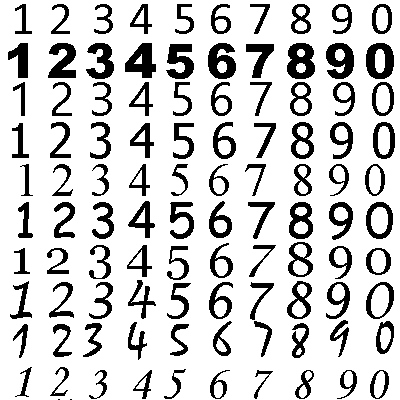
#> input picture learn/input/all.bmp, 400 x 400 px
$ python model.py
#> lines starting #> are read from the running program, lines starting #| are printed output that depends on the picture; after the words box and inside, x2 and y2 are one past the last pixel; in counts of white or black regions, pixels touching at a corner belong together
from PIL import Image
import numpy as np
from pprint import pprint


def get_image(path):
#> called with path = 'learn/input/all.bmp'
    input_set = Image.open(path)
#> input_set is the input picture: PIL image 400x400 P; 81.3% white; 102 black regions (2 under 20 px), largest, box (x1, y1, x2, y2) and area: (287, 43, 315, 79) 705, (326, 43, 354, 79) 661, (208, 43, 236, 79) 660
    input_set = input_set.convert('1')
    return input_set


def slice_(image):
    images = {}
    for i in range(1, 11):
        images[i] = []
#> after the loop, images = 10 items

    for i in range(1, 11):
        for j in range(1, 11):
            tile = image.crop(((i - 1) * 40, (j - 1) * 40, i * 40,  j * 40))
            resized_tile = resize_image(tile)
            np_img = np.array(resized_tile)
            images[i].append(np_img)
#> this loop made 10 passes
#> pass 1, in resize_image, `cropped = img.crop((x1, y1, x2, y2)).copy()`:
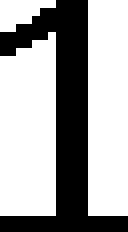
#> cropped: PIL image 16x29 1 (shown 8 times larger); 65.1% white; 1 black region, box (x1, y1, x2, y2) and area: (0, 0, 16, 29) 162
#> pass 1, in resize_image, `resized = cropped.resize((40, 40))`:
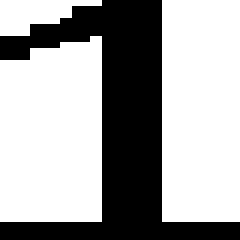
#> resized: PIL image 40x40 1 (shown 6 times larger); 64.6% white; 1 black region, box (x1, y1, x2, y2) and area: (0, 0, 40, 40) 566
#> pass 1, in resize_image (call 2), `cropped = img.crop((x1, y1, x2, y2)).copy()`:
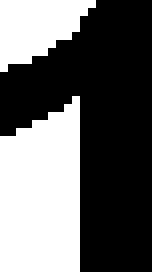
#> cropped: PIL image 19x34 1 (shown 8 times larger); 40.4% white; 2 white regions, box (x1, y1, x2, y2) and area: (0, 12, 10, 34) 191, (0, 0, 12, 9) 70
#> pass 1, in resize_image (call 2), `resized = cropped.resize((40, 40))`:
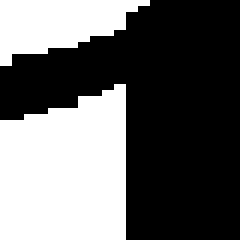
#> resized: PIL image 40x40 1 (shown 6 times larger); 40.1% white; 2 white regions, box (x1, y1, x2, y2) and area: (0, 14, 21, 40) 472, (0, 0, 25, 11) 170
#> after the loop:
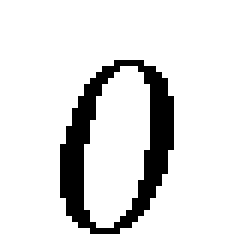
#> tile: PIL image 40x40 1 (shown 6 times larger); 87.4% white; 1 black region, box (x1, y1, x2, y2) and area: (10, 10, 29, 39) 202
#> call 2 of get_image, with path = 'learn/input/2.bmp'
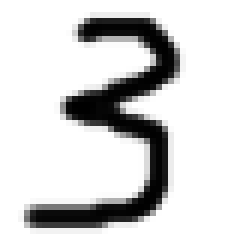
#> input picture learn/input/2.bmp, 40 x 40 px (shown 6 times larger)
#> in get_image, input_set is the input picture: PIL image 40x40 P; min 0, max 255, mean 210.6
#> in get_image (call 2), `input_set = input_set.convert('1')`:
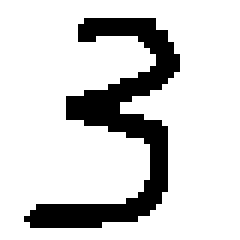
#> input_set: PIL image 40x40 1 (shown 6 times larger); 82.1% white; 1 black region, box (x1, y1, x2, y2) and area: (4, 3, 30, 38) 287

    return images


def resize_image(img):
    x1, y1, x2, y2 = 0, 0, 0, 0
    b = False

    for i in range(40):
        for j in range(40):
            if img.getpixel((i, j)) == 0:
                x1 = i
                b = True
                break
        if b:
            break

    b = False

    for i in range(40):
        for j in range(40):
            if img.getpixel((39-i, 39-j)) == 0:
                x2 = 39-i
                b = True
                break
        if b:
            break

    b = False

    for i in range(40):
        for j in range(40):
            if img.getpixel((j, i)) == 0:
                y1 = i
                b = True
                break
        if b:
            break

    b = False

    for i in range(40):
        for j in range(40):
            if img.getpixel((39-j, 39-i)) == 0:
                y2 = 39-i
                b = True
                break
        if b:
            break
    cropped = img.crop((x1, y1, x2, y2)).copy()
    resized = cropped.resize((40, 40))

    return resized

def pot_and_sum(diff):
    sums = []

    for i in sorted(diff.keys()):
        sum = 0
        for j in diff[i]:
            sum += 1000000 / (1 + j*j)
        sums.append(sum)
    return sums


def compare(imgs, in_img):
    diff = {}
    for i in range(1, 11):
        diff[i] = []
#> after the loop, diff = 10 items
    for i in imgs.keys():
        for j in imgs[i]:
            diff[i].append(np.count_nonzero(j ^ in_img))
    return diff


if __name__ == '__main__':
    pprint(pot_and_sum(compare(slice_(get_image("learn/input/all.bmp")), resize_image(get_image("learn/input/2.bmp")))))
#> in pot_and_sum, `sums = []`: sums = []
#> the loop in pot_and_sum, `for i in sorted(diff.keys()):` made 10 passes
#> after the loop in pot_and_sum, `for i in sorted(diff.keys()):`: sums = [23.93, 30.35, 73.75, 18.8, 42.64, 25.49, 28.97, 31.71, 23.5, 22.84]
